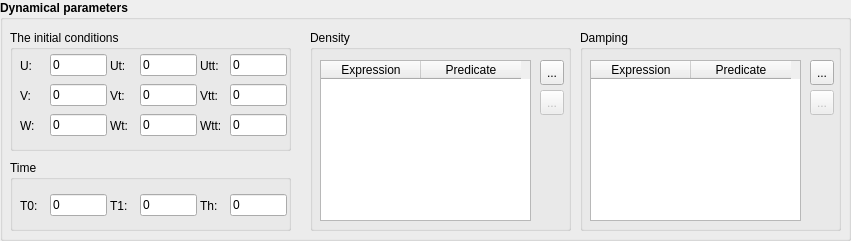
  <widget class="QGroupBox" name="groupBox_4">
   <property name="geometry">
    <rect>
     <x>10</x>
     <y>900</y>
     <width>851</width>
     <height>241</height>
    </rect>
   </property>
   <property name="font">
    <font>
     <weight>75</weight>
     <bold>true</bold>
    </font>
   </property>
   <property name="title">
    <string>Dynamical parameters</string>
   </property>
   <widget class="QGroupBox" name="gbInitialConditions">
    <property name="enabled">
     <bool>true</bool>
    </property>
    <property name="geometry">
     <rect>
      <x>10</x>
      <y>30</y>
      <width>281</width>
      <height>121</height>
     </rect>
    </property>
    <property name="font">
     <font>
      <weight>50</weight>
      <bold>false</bold>
     </font>
    </property>
    <property name="title">
     <string>The initial conditions</string>
    </property>
    <widget class="QWidget" name="gridLayoutWidget_11">
     <property name="geometry">
      <rect>
       <x>10</x>
       <y>50</y>
       <width>31</width>
       <height>31</height>
      </rect>
     </property>
     <layout class="QGridLayout" name="gridLayout_18">
      <item row="0" column="0">
       <widget class="QLabel" name="label_15">
        <property name="enabled">
         <bool>true</bool>
        </property>
        <property name="text">
         <string>V:</string>
        </property>
       </widget>
      </item>
     </layout>
    </widget>
    <widget class="QWidget" name="gridLayoutWidget_12">
     <property name="geometry">
      <rect>
       <x>40</x>
       <y>50</y>
       <width>57</width>
       <height>31</height>
      </rect>
     </property>
     <layout class="QGridLayout" name="gridLayout_19">
      <item row="0" column="0">
       <widget class="QLineEdit" name="textV">
        <property name="text">
         <string>0</string>
        </property>
       </widget>
      </item>
     </layout>
    </widget>
    <widget class="QWidget" name="gridLayoutWidget_13">
     <property name="geometry">
      <rect>
       <x>10</x>
       <y>80</y>
       <width>31</width>
       <height>31</height>
      </rect>
     </property>
     <layout class="QGridLayout" name="gridLayout_20">
      <item row="0" column="0">
       <widget class="QLabel" name="label_16">
        <property name="enabled">
         <bool>true</bool>
        </property>
        <property name="text">
         <string>W:</string>
        </property>
       </widget>
      </item>
     </layout>
    </widget>
    <widget class="QWidget" name="gridLayoutWidget_14">
     <property name="geometry">
      <rect>
       <x>40</x>
       <y>80</y>
       <width>57</width>
       <height>31</height>
      </rect>
     </property>
     <layout class="QGridLayout" name="gridLayout_21">
      <item row="0" column="0">
       <widget class="QLineEdit" name="textW">
        <property name="text">
         <string>0</string>
        </property>
       </widget>
      </item>
     </layout>
    </widget>
    <widget class="QWidget" name="gridLayoutWidget_15">
     <property name="geometry">
      <rect>
       <x>100</x>
       <y>20</y>
       <width>31</width>
       <height>31</height>
      </rect>
     </property>
     <layout class="QGridLayout" name="gridLayout_22">
      <item row="0" column="0">
       <widget class="QLabel" name="label_17">
        <property name="enabled">
         <bool>true</bool>
        </property>
        <property name="text">
         <string>Ut:</string>
        </property>
       </widget>
      </item>
     </layout>
    </widget>
    <widget class="QWidget" name="gridLayoutWidget_16">
     <property name="geometry">
      <rect>
       <x>130</x>
       <y>20</y>
       <width>57</width>
       <height>31</height>
      </rect>
     </property>
     <layout class="QGridLayout" name="gridLayout_23">
      <item row="0" column="0">
       <widget class="QLineEdit" name="textUt">
        <property name="text">
         <string>0</string>
        </property>
       </widget>
      </item>
     </layout>
    </widget>
    <widget class="QWidget" name="gridLayoutWidget_17">
     <property name="geometry">
      <rect>
       <x>100</x>
       <y>50</y>
       <width>31</width>
       <height>31</height>
      </rect>
     </property>
     <layout class="QGridLayout" name="gridLayout_24">
      <item row="0" column="0">
       <widget class="QLabel" name="label_18">
        <property name="enabled">
         <bool>true</bool>
        </property>
        <property name="text">
         <string>Vt:</string>
        </property>
       </widget>
      </item>
     </layout>
    </widget>
    <widget class="QWidget" name="gridLayoutWidget_18">
     <property name="geometry">
      <rect>
       <x>130</x>
       <y>50</y>
       <width>57</width>
       <height>31</height>
      </rect>
     </property>
     <layout class="QGridLayout" name="gridLayout_25">
      <item row="0" column="0">
       <widget class="QLineEdit" name="textVt">
        <property name="text">
         <string>0</string>
        </property>
       </widget>
      </item>
     </layout>
    </widget>
    <widget class="QWidget" name="gridLayoutWidget_19">
     <property name="geometry">
      <rect>
       <x>100</x>
       <y>80</y>
       <width>31</width>
       <height>31</height>
      </rect>
     </property>
     <layout class="QGridLayout" name="gridLayout_26">
      <item row="0" column="0">
       <widget class="QLabel" name="label_19">
        <property name="enabled">
         <bool>true</bool>
        </property>
        <property name="text">
         <string>Wt:</string>
        </property>
       </widget>
      </item>
     </layout>
    </widget>
    <widget class="QWidget" name="gridLayoutWidget_20">
     <property name="geometry">
      <rect>
       <x>130</x>
       <y>80</y>
       <width>57</width>
       <height>31</height>
      </rect>
     </property>
     <layout class="QGridLayout" name="gridLayout_27">
      <item row="0" column="0">
       <widget class="QLineEdit" name="textWt">
        <property name="text">
         <string>0</string>
        </property>
       </widget>
      </item>
     </layout>
    </widget>
    <widget class="QWidget" name="gridLayoutWidget_21">
     <property name="geometry">
      <rect>
       <x>190</x>
       <y>80</y>
       <width>32</width>
       <height>31</height>
      </rect>
     </property>
     <layout class="QGridLayout" name="gridLayout_28">
      <item row="0" column="0">
       <widget class="QLabel" name="label_20">
        <property name="enabled">
         <bool>true</bool>
        </property>
        <property name="text">
         <string>Wtt:</string>
        </property>
       </widget>
      </item>
     </layout>
    </widget>
    <widget class="QWidget" name="gridLayoutWidget_22">
     <property name="geometry">
      <rect>
       <x>220</x>
       <y>80</y>
       <width>57</width>
       <height>31</height>
      </rect>
     </property>
     <layout class="QGridLayout" name="gridLayout_29">
      <item row="0" column="0">
       <widget class="QLineEdit" name="textWtt">
        <property name="text">
         <string>0</string>
        </property>
       </widget>
      </item>
     </layout>
    </widget>
    <widget class="QWidget" name="gridLayoutWidget_23">
     <property name="geometry">
      <rect>
       <x>220</x>
       <y>50</y>
       <width>57</width>
       <height>31</height>
      </rect>
     </property>
     <layout class="QGridLayout" name="gridLayout_30">
      <item row="0" column="0">
       <widget class="QLineEdit" name="textVtt">
        <property name="text">
         <string>0</string>
        </property>
       </widget>
      </item>
     </layout>
    </widget>
    <widget class="QWidget" name="gridLayoutWidget_24">
     <property name="geometry">
      <rect>
       <x>190</x>
       <y>50</y>
       <width>31</width>
       <height>31</height>
      </rect>
     </property>
     <layout class="QGridLayout" name="gridLayout_31">
      <item row="0" column="0">
       <widget class="QLabel" name="label_21">
        <property name="enabled">
         <bool>true</bool>
        </property>
        <property name="text">
         <string>Vtt:</string>
        </property>
       </widget>
      </item>
     </layout>
    </widget>
    <widget class="QWidget" name="gridLayoutWidget_9">
     <property name="geometry">
      <rect>
       <x>40</x>
       <y>20</y>
       <width>57</width>
       <height>31</height>
      </rect>
     </property>
     <layout class="QGridLayout" name="gridLayout_9">
      <item row="0" column="0">
       <widget class="QLineEdit" name="textU">
        <property name="text">
         <string>0</string>
        </property>
       </widget>
      </item>
     </layout>
    </widget>
    <widget class="QWidget" name="gridLayoutWidget_10">
     <property name="geometry">
      <rect>
       <x>10</x>
       <y>20</y>
       <width>31</width>
       <height>31</height>
      </rect>
     </property>
     <layout class="QGridLayout" name="gridLayout_10">
      <item row="0" column="0">
       <widget class="QLabel" name="label_10">
        <property name="text">
         <string>U:</string>
        </property>
       </widget>
      </item>
     </layout>
    </widget>
    <widget class="QWidget" name="gridLayoutWidget_35">
     <property name="geometry">
      <rect>
       <x>190</x>
       <y>20</y>
       <width>31</width>
       <height>31</height>
      </rect>
     </property>
     <layout class="QGridLayout" name="gridLayout_35">
      <item row="0" column="0">
       <widget class="QLabel" name="label_22">
        <property name="enabled">
         <bool>true</bool>
        </property>
        <property name="text">
         <string>Utt:</string>
        </property>
       </widget>
      </item>
     </layout>
    </widget>
    <widget class="QWidget" name="gridLayoutWidget_36">
     <property name="geometry">
      <rect>
       <x>220</x>
       <y>20</y>
       <width>57</width>
       <height>31</height>
      </rect>
     </property>
     <layout class="QGridLayout" name="gridLayout_36">
      <item row="0" column="0">
       <widget class="QLineEdit" name="textUtt">
        <property name="text">
         <string>0</string>
        </property>
       </widget>
      </item>
     </layout>
    </widget>
   </widget>
   <widget class="QGroupBox" name="gbTime">
    <property name="enabled">
     <bool>true</bool>
    </property>
    <property name="geometry">
     <rect>
      <x>10</x>
      <y>160</y>
      <width>281</width>
      <height>71</height>
     </rect>
    </property>
    <property name="font">
     <font>
      <weight>50</weight>
      <bold>false</bold>
     </font>
    </property>
    <property name="title">
     <string>Time</string>
    </property>
    <property name="flat">
     <bool>false</bool>
    </property>
    <widget class="QWidget" name="gridLayoutWidget_37">
     <property name="geometry">
      <rect>
       <x>10</x>
       <y>30</y>
       <width>31</width>
       <height>31</height>
      </rect>
     </property>
     <layout class="QGridLayout" name="gridLayout_39">
      <item row="0" column="0">
       <widget class="QLabel" name="label_24">
        <property name="enabled">
         <bool>true</bool>
        </property>
        <property name="text">
         <string>T0:</string>
        </property>
       </widget>
      </item>
     </layout>
    </widget>
    <widget class="QWidget" name="gridLayoutWidget_38">
     <property name="geometry">
      <rect>
       <x>40</x>
       <y>30</y>
       <width>57</width>
       <height>31</height>
      </rect>
     </property>
     <layout class="QGridLayout" name="gridLayout_40">
      <item row="0" column="0">
       <widget class="QLineEdit" name="textT0">
        <property name="text">
         <string>0</string>
        </property>
       </widget>
      </item>
     </layout>
    </widget>
    <widget class="QWidget" name="gridLayoutWidget_39">
     <property name="geometry">
      <rect>
       <x>130</x>
       <y>30</y>
       <width>57</width>
       <height>31</height>
      </rect>
     </property>
     <layout class="QGridLayout" name="gridLayout_41">
      <item row="0" column="0">
       <widget class="QLineEdit" name="textT1">
        <property name="text">
         <string>0</string>
        </property>
       </widget>
      </item>
     </layout>
    </widget>
    <widget class="QWidget" name="gridLayoutWidget_40">
     <property name="geometry">
      <rect>
       <x>100</x>
       <y>30</y>
       <width>31</width>
       <height>31</height>
      </rect>
     </property>
     <layout class="QGridLayout" name="gridLayout_42">
      <item row="0" column="0">
       <widget class="QLabel" name="label_25">
        <property name="enabled">
         <bool>true</bool>
        </property>
        <property name="text">
         <string>T1:</string>
        </property>
       </widget>
      </item>
     </layout>
    </widget>
    <widget class="QWidget" name="gridLayoutWidget_41">
     <property name="geometry">
      <rect>
       <x>220</x>
       <y>30</y>
       <width>57</width>
       <height>31</height>
      </rect>
     </property>
     <layout class="QGridLayout" name="gridLayout_43">
      <item row="0" column="0">
       <widget class="QLineEdit" name="textTH">
        <property name="text">
         <string>0</string>
        </property>
       </widget>
      </item>
     </layout>
    </widget>
    <widget class="QWidget" name="gridLayoutWidget_42">
     <property name="geometry">
      <rect>
       <x>190</x>
       <y>30</y>
       <width>31</width>
       <height>31</height>
      </rect>
     </property>
     <layout class="QGridLayout" name="gridLayout_44">
      <item row="0" column="0">
       <widget class="QLabel" name="label_26">
        <property name="enabled">
         <bool>true</bool>
        </property>
        <property name="text">
         <string>Th:</string>
        </property>
       </widget>
      </item>
     </layout>
    </widget>
   </widget>
   <widget class="QGroupBox" name="gbDensity">
    <property name="geometry">
     <rect>
      <x>310</x>
      <y>30</y>
      <width>261</width>
      <height>201</height>
     </rect>
    </property>
    <property name="font">
     <font>
      <weight>50</weight>
      <bold>false</bold>
     </font>
    </property>
    <property name="title">
     <string>Density</string>
    </property>
    <widget class="QTableWidget" name="twDensity">
     <property name="geometry">
      <rect>
       <x>10</x>
       <y>30</y>
       <width>211</width>
       <height>161</height>
      </rect>
     </property>
     <property name="font">
      <font>
       <weight>50</weight>
       <bold>false</bold>
      </font>
     </property>
     <column>
      <property name="text">
       <string>Expression</string>
      </property>
     </column>
     <column>
      <property name="text">
       <string>Predicate</string>
      </property>
     </column>
    </widget>
    <widget class="QToolButton" name="tbRemoveDensity">
     <property name="enabled">
      <bool>false</bool>
     </property>
     <property name="geometry">
      <rect>
       <x>230</x>
       <y>60</y>
       <width>24</width>
       <height>25</height>
      </rect>
     </property>
     <property name="toolTip">
      <string>Remove the current row</string>
     </property>
     <property name="statusTip">
      <string>Remove the current row</string>
     </property>
     <property name="text">
      <string>...</string>
     </property>
     <property name="icon">
      <iconset resource="QFEM.qrc">
       <normaloff>:/images/Del.png</normaloff>:/images/Del.png</iconset>
     </property>
    </widget>
    <widget class="QToolButton" name="tbAddDensity">
     <property name="geometry">
      <rect>
       <x>230</x>
       <y>30</y>
       <width>24</width>
       <height>25</height>
      </rect>
     </property>
     <property name="toolTip">
      <string>Add new row</string>
     </property>
     <property name="statusTip">
      <string>Add new row</string>
     </property>
     <property name="text">
      <string>...</string>
     </property>
     <property name="icon">
      <iconset resource="QFEM.qrc">
       <normaloff>:/images/Add.png</normaloff>:/images/Add.png</iconset>
     </property>
    </widget>
   </widget>
   <widget class="QGroupBox" name="gbDamping">
    <property name="geometry">
     <rect>
      <x>580</x>
      <y>30</y>
      <width>261</width>
      <height>201</height>
     </rect>
    </property>
    <property name="font">
     <font>
      <weight>50</weight>
      <bold>false</bold>
     </font>
    </property>
    <property name="title">
     <string>Damping</string>
    </property>
    <widget class="QTableWidget" name="twDamping">
     <property name="geometry">
      <rect>
       <x>10</x>
       <y>30</y>
       <width>211</width>
       <height>161</height>
      </rect>
     </property>
     <property name="font">
      <font>
       <weight>50</weight>
       <bold>false</bold>
      </font>
     </property>
     <column>
      <property name="text">
       <string>Expression</string>
      </property>
     </column>
     <column>
      <property name="text">
       <string>Predicate</string>
      </property>
     </column>
    </widget>
    <widget class="QToolButton" name="tbRemoveDamping">
     <property name="enabled">
      <bool>false</bool>
     </property>
     <property name="geometry">
      <rect>
       <x>230</x>
       <y>60</y>
       <width>24</width>
       <height>25</height>
      </rect>
     </property>
     <property name="toolTip">
      <string>Remove the current row</string>
     </property>
     <property name="statusTip">
      <string>Remove the current row</string>
     </property>
     <property name="text">
      <string>...</string>
     </property>
     <property name="icon">
      <iconset resource="QFEM.qrc">
       <normaloff>:/images/Del.png</normaloff>:/images/Del.png</iconset>
     </property>
    </widget>
    <widget class="QToolButton" name="tbAddDamping">
     <property name="geometry">
      <rect>
       <x>230</x>
       <y>30</y>
       <width>24</width>
       <height>25</height>
      </rect>
     </property>
     <property name="toolTip">
      <string>Add new row</string>
     </property>
     <property name="statusTip">
      <string>Add new row</string>
     </property>
     <property name="text">
      <string>...</string>
     </property>
     <property name="icon">
      <iconset resource="QFEM.qrc">
       <normaloff>:/images/Add.png</normaloff>:/images/Add.png</iconset>
     </property>
    </widget>
   </widget>
  </widget>
